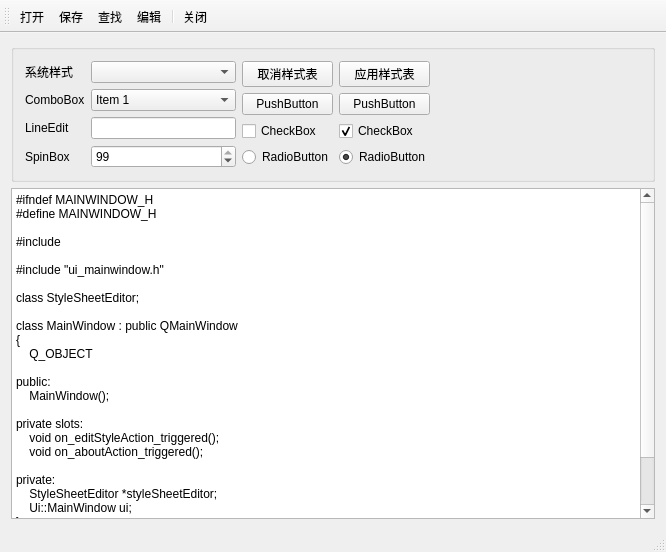
<?xml version="1.0" encoding="UTF-8"?>
<ui version="4.0">
 <class>MainWindow</class>
 <widget class="QMainWindow" name="MainWindow">
  <property name="geometry">
   <rect>
    <x>0</x>
    <y>0</y>
    <width>666</width>
    <height>552</height>
   </rect>
  </property>
  <property name="windowTitle">
   <string>QStyle的使用</string>
  </property>
  <property name="styleSheet">
   <string notr="true"/>
  </property>
  <widget class="QWidget" name="centralWidget">
   <layout class="QVBoxLayout" name="verticalLayout">
    <item>
     <widget class="QGroupBox" name="groupBox_2">
      <property name="title">
       <string/>
      </property>
      <layout class="QHBoxLayout" name="horizontalLayout">
       <item>
        <layout class="QGridLayout" name="gridLayout">
         <item row="0" column="0">
          <widget class="QLabel" name="label_4">
           <property name="maximumSize">
            <size>
             <width>60</width>
             <height>16777215</height>
            </size>
           </property>
           <property name="text">
            <string>系统样式</string>
           </property>
          </widget>
         </item>
         <item row="0" column="1">
          <widget class="QComboBox" name="comboSysStyle"/>
         </item>
         <item row="1" column="0">
          <widget class="QLabel" name="label_3">
           <property name="text">
            <string>ComboBox</string>
           </property>
          </widget>
         </item>
         <item row="1" column="1">
          <widget class="QComboBox" name="comboBox">
           <property name="styleSheet">
            <string notr="true">selection-color: rgb(85, 170, 255);</string>
           </property>
           <item>
            <property name="text">
             <string>Item 1</string>
            </property>
           </item>
           <item>
            <property name="text">
             <string>New Item</string>
            </property>
           </item>
           <item>
            <property name="text">
             <string>New Item 3</string>
            </property>
           </item>
           <item>
            <property name="text">
             <string>New Item</string>
            </property>
           </item>
          </widget>
         </item>
         <item row="2" column="0">
          <widget class="QLabel" name="label">
           <property name="text">
            <string>LineEdit</string>
           </property>
          </widget>
         </item>
         <item row="2" column="1">
          <widget class="QLineEdit" name="lineEdit_2">
           <property name="styleSheet">
            <string notr="true"/>
           </property>
           <property name="readOnly">
            <bool>true</bool>
           </property>
          </widget>
         </item>
         <item row="3" column="0">
          <widget class="QLabel" name="label_5">
           <property name="text">
            <string>SpinBox</string>
           </property>
          </widget>
         </item>
         <item row="3" column="1">
          <widget class="QSpinBox" name="spinBox">
           <property name="value">
            <number>99</number>
           </property>
          </widget>
         </item>
        </layout>
       </item>
       <item>
        <layout class="QGridLayout" name="gridLayout_2">
         <item row="0" column="0">
          <widget class="QPushButton" name="btnNormal">
           <property name="text">
            <string>取消样式表</string>
           </property>
          </widget>
         </item>
         <item row="0" column="1">
          <widget class="QPushButton" name="btnStyleSheet">
           <property name="text">
            <string>应用样式表</string>
           </property>
          </widget>
         </item>
         <item row="1" column="0">
          <widget class="QPushButton" name="btnFontLarge">
           <property name="text">
            <string>PushButton</string>
           </property>
          </widget>
         </item>
         <item row="1" column="1">
          <widget class="QPushButton" name="btnFontSmall">
           <property name="text">
            <string>PushButton</string>
           </property>
          </widget>
         </item>
         <item row="2" column="0">
          <widget class="QCheckBox" name="checkBox">
           <property name="text">
            <string>CheckBox</string>
           </property>
          </widget>
         </item>
         <item row="2" column="1">
          <widget class="QCheckBox" name="checkBox_2">
           <property name="text">
            <string>CheckBox</string>
           </property>
           <property name="checked">
            <bool>true</bool>
           </property>
          </widget>
         </item>
         <item row="3" column="0">
          <widget class="QRadioButton" name="radioButton">
           <property name="text">
            <string>RadioButton</string>
           </property>
          </widget>
         </item>
         <item row="3" column="1">
          <widget class="QRadioButton" name="radioButton_2">
           <property name="text">
            <string>RadioButton</string>
           </property>
           <property name="checked">
            <bool>true</bool>
           </property>
          </widget>
         </item>
        </layout>
       </item>
       <item>
        <spacer name="horizontalSpacer">
         <property name="orientation">
          <enum>Qt::Horizontal</enum>
         </property>
         <property name="sizeHint" stdset="0">
          <size>
           <width>40</width>
           <height>20</height>
          </size>
         </property>
        </spacer>
       </item>
      </layout>
     </widget>
    </item>
    <item>
     <widget class="QPlainTextEdit" name="plainTextEdit">
      <property name="styleSheet">
       <string notr="true"/>
      </property>
      <property name="plainText">
       <string>#ifndef MAINWINDOW_H
#define MAINWINDOW_H

#include &lt;QtWidgets&gt;

#include &quot;ui_mainwindow.h&quot;

class StyleSheetEditor;

class MainWindow : public QMainWindow
{
    Q_OBJECT

public:
    MainWindow();

private slots:
    void on_editStyleAction_triggered();
    void on_aboutAction_triggered();

private:
    StyleSheetEditor *styleSheetEditor;
    Ui::MainWindow ui;
};

#endif</string>
      </property>
     </widget>
    </item>
   </layout>
  </widget>
  <widget class="QMenuBar" name="menuBar">
   <property name="geometry">
    <rect>
     <x>0</x>
     <y>0</y>
     <width>666</width>
     <height>22</height>
    </rect>
   </property>
  </widget>
  <widget class="QToolBar" name="mainToolBar">
   <property name="toolButtonStyle">
    <enum>Qt::ToolButtonTextBesideIcon</enum>
   </property>
   <attribute name="toolBarArea">
    <enum>TopToolBarArea</enum>
   </attribute>
   <attribute name="toolBarBreak">
    <bool>false</bool>
   </attribute>
   <addaction name="actOpen"/>
   <addaction name="actSave"/>
   <addaction name="actFind"/>
   <addaction name="actEdit"/>
   <addaction name="separator"/>
   <addaction name="actQuit"/>
  </widget>
  <widget class="QStatusBar" name="statusBar"/>
  <action name="actOpen">
   <property name="icon">
    <iconset>
     <normaloff>:/images/images/open3.bmp</normaloff>:/images/images/open3.bmp</iconset>
   </property>
   <property name="text">
    <string>打开</string>
   </property>
  </action>
  <action name="actSave">
   <property name="icon">
    <iconset>
     <normaloff>:/images/images/save1.bmp</normaloff>:/images/images/save1.bmp</iconset>
   </property>
   <property name="text">
    <string>保存</string>
   </property>
  </action>
  <action name="actFind">
   <property name="icon">
    <iconset>
     <normaloff>:/images/images/304.bmp</normaloff>:/images/images/304.bmp</iconset>
   </property>
   <property name="text">
    <string>查找</string>
   </property>
  </action>
  <action name="actEdit">
   <property name="icon">
    <iconset>
     <normaloff>:/images/images/812.bmp</normaloff>:/images/images/812.bmp</iconset>
   </property>
   <property name="text">
    <string>编辑</string>
   </property>
  </action>
  <action name="actQuit">
   <property name="icon">
    <iconset>
     <normaloff>:/images/images/exit.bmp</normaloff>:/images/images/exit.bmp</iconset>
   </property>
   <property name="text">
    <string>关闭</string>
   </property>
  </action>
 </widget>
 <layoutdefault spacing="6" margin="11"/>
 <resources>
  <include location="res.qrc"/>
 </resources>
 <connections>
  <connection>
   <sender>actQuit</sender>
   <signal>triggered()</signal>
   <receiver>MainWindow</receiver>
   <slot>close()</slot>
   <hints>
    <hint type="sourcelabel">
     <x>-1</x>
     <y>-1</y>
    </hint>
    <hint type="destinationlabel">
     <x>289</x>
     <y>213</y>
    </hint>
   </hints>
  </connection>
 </connections>
</ui>
